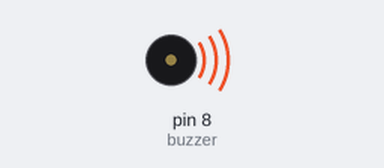
Recording of a sketch running on a simulated Arduino Uno, built with avr-gcc and run on an emulated ATmega328P. On the bench: buzzer (waves = sounding).

Above: at 0.5 s.
At 8.5 s:
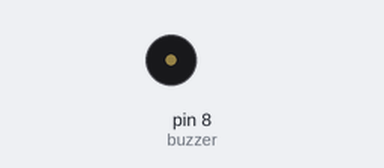
Timing chart, 0 to 11.7 s (numbered marks = the images above):
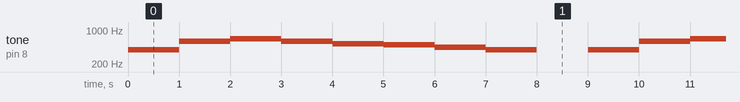

Measured:
- by itself, tone on pin 8 (buzzer): repeats every 9.0 s: 587 Hz 1.0 s, 659 Hz 1.0 s, 587 Hz 1.0 s, 523 Hz 1.0 s, 493 Hz 1.0 s, 440 Hz 1.0 s, 391 Hz 1.0 s, silent 1.0 s, 391 Hz 1.0 s

The sketch:

escala.ino
```cpp
const int buzzer = 8; //Constante armazenando o número do pino que vamos utilizar

#define C 32.703194
#define D 36.708096
#define E 41.203442
#define F 43.653526
#define G 48.999424
#define A 55
#define B 61.735416
//Notas da Oitava um, C1, D, etc

double nota(double nota, int oitava){
  return nota*pow(2,oitava);
}

#define T 500
#define SIZE 14
double musica[SIZE] = {nota(G,3), nota(G,3), nota(D,4), nota(D,4), nota(E,4), nota(E,4), nota(D,4), nota(C,4), nota(C,4),nota(B,3),nota(B,3),nota(A,3),nota(G,3), 0};
double pitch[SIZE]  = {T,          T,         T,         T,         T,         T,         2*T,       T,         T,         T,         T,         2*T,       2*T,        2*T};


void setup() {
  pinMode(buzzer,OUTPUT);
}

void loop() {
  for(int i = 0; i < SIZE; i++){
    if(musica[i] != 0){
      tone(buzzer, musica[i]);
    }
    delay(pitch[i]);
    noTone(buzzer);
  }

}
```
